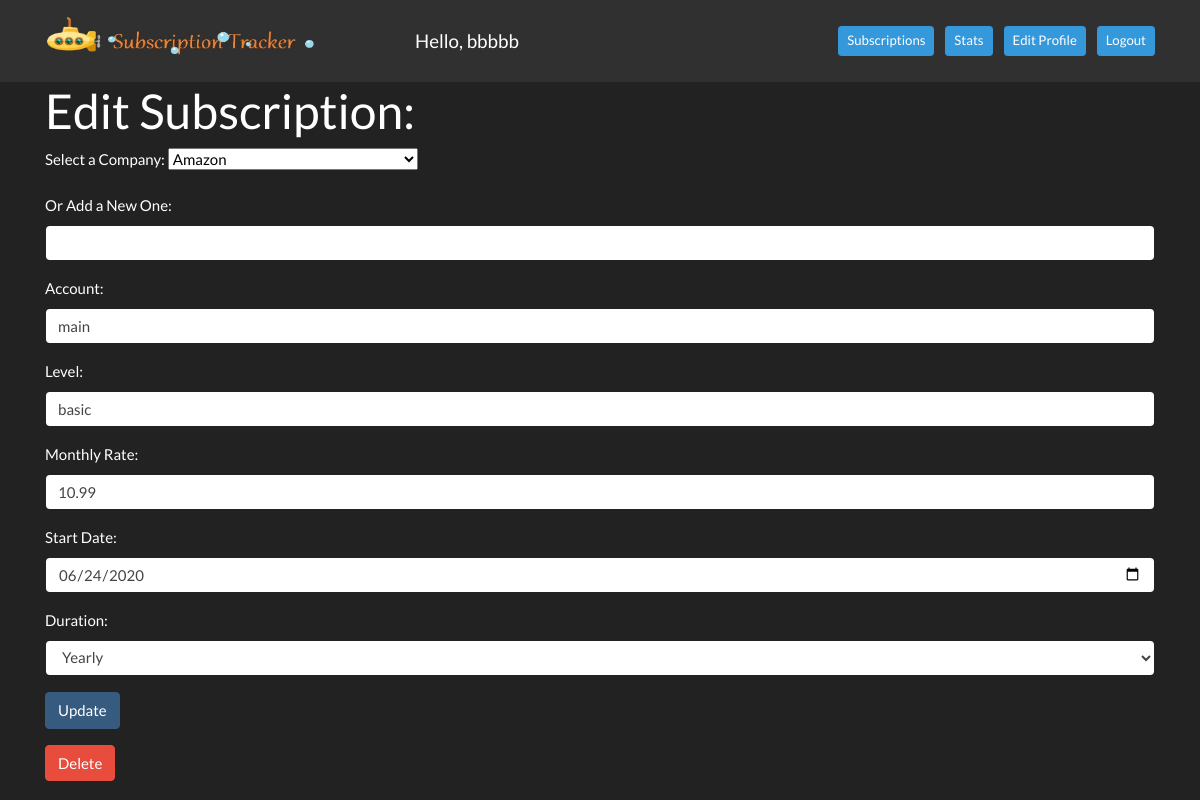
The page /edit_subscription/2 (signed in) on the database its author committed.
### group_app/models.py (models this page shows)
class User(models.Model):
    first_name = models.CharField(max_length=255)
    last_name = models.CharField(max_length=255)
    email = models.EmailField(max_length=255)
    password = models.CharField(max_length=255)
    updated_at = models.DateTimeField(auto_now=True)
    created_at = models.DateTimeField(auto_now_add = True)
    objects = UserManager()

class Subscription(models.Model): #company's / user's subscriptions
    user = models.ForeignKey(
        User,
        related_name = "subscriptions",
        on_delete = models.CASCADE
    )
    company = models.ForeignKey(
        Company,
        related_name = "company_subscriptions",
        on_delete = models.CASCADE
    )
    account = models.CharField(max_length = 255) #for different accounts from same company
    level = models.CharField(max_length = 255) # for premium, basic, first tier etc
    monthly_rate = models.DecimalField(decimal_places=2, max_digits=5)
    start_date = models.DateField()#can be selected from a clickable calender to deal with formatting
    renew_by_date = models.DateField(null=True, blank=True)
    duration = models.CharField(max_length = 255) #can select from dropdown? auto-renew, 12-month, etc
    updated_at = models.DateTimeField(auto_now=True)
    created_at = models.DateTimeField(auto_now_add = True)
    objects = SubscriptionManager()#use to validate subscription data

class Company(models.Model): #one-to-many with photos, subscriptions
    company_name = models.CharField(max_length=255)
    entered_by_admin = models.BooleanField(default=False)
    url = models.TextField(null=True, blank=True)#made text field in case urls are very long
    image_src = models.TextField(default="no_img_available.jpg", null=True, blank=True)#made text field in case img urls are very long
    image_alt = models.CharField(default="no image available",max_length=255, null=True, blank=True)
    updated_at = models.DateTimeField(auto_now=True)
    created_at = models.DateTimeField(auto_now_add = True)

### group_app/views.py (the view)
# urls.py: path('edit_subscription/<int:subscription_id>', views.edit_subscription),
def edit_subscription(request, subscription_id):
    if 'user_id' in request.session:
        logged_user = User.objects.get(id=request.session['user_id'])
        subscription_to_edit = Subscription.objects.get(id=subscription_id)
        if subscription_to_edit.user == logged_user:
            all_companies = Company.objects.filter(entered_by_admin=True)
            context = {
                'logged_user': logged_user,
                'subscription_to_edit': subscription_to_edit,
                'all_companies': all_companies,
            }
            return render(request, "editSubscription.html", context)
        return redirect("/subscriptions/sd/1")
    return redirect("/")

### group_app/templates/editSubscription.html (shortened to what this page needs)
<!DOCTYPE html>
<head>
    {% load static %}
    <link rel="stylesheet" href="{% static '' %}">
    <link rel="stylesheet" href="https://cdn.jsdelivr.net/npm/bootswatch@4.5.2/dist/darkly/bootstrap.min.css">
</head>
<body>
    <nav class="navbar navbar-expand-lg navbar-dark bg-dark">
        <div class="container">
            <img id="logo" src="{% static 'logo_dark_grey_bg.jpg' %}" alt="subscription tracker logo" style="width:270px;height:50px; padding-bottom: 10px; margin-right: 100px;">
            <a class="navbar-brand" href="#">Hello, {{ logged_user.first_name }}</a>
            <div class="collapse navbar-collapse" id="navbarText">
                <span class="navbar-text">
                        <a href="/subscriptions/sd/1" role="button"
                        class="btn btn-sm btn-info ml-2 text-white">Subscriptions</a>
                        <a href="/subscriptions/stats" role="button"
                        class="btn btn-sm btn-info ml-2 text-white">Stats</a>
                        <a href="/user_account" role="button"
                        class="btn btn-sm btn-info ml-2 text-white">Edit Profile</a>
                        </a> <a href="/logout" role="button"
                        class="btn btn-sm btn-info ml-2 text-white">Logout</a>
                </span>
            </div>
        </div>
    </nav>
    <div class="container">
            <h1>Edit Subscription:</h1>
        <form action="/process_edit_subscription/{{ subscription_to_edit.id }}" method="POST">
            {% if subscription_to_edit.company.entered_by_admin %}
                <div class="form-group">
                    <label for='company_id'>Select a Company:</label>
                    <select name="company_id">
                        <option value="{{ subscription_to_edit.company.id }}">{{ subscription_to_edit.company.company_name }}</option>
                    </select>
                </div>
                <div class="form-group">
                    <label for='company_name'>Or Add a New One:</label>
                    <input type="text" name="company_name" id='company_name' class='form-control'>
                </div>
            {% endif %}
            <div class="form-group">
                <label for='account'>Account:</label>
                <input type="text" name="account" id='account' class='form-control' value="{{ subscription_to_edit.account }}">
            </div>
            <div class="form-group">
                <label for='level'>Level:</label>
                <input type="text" name="level" id='level' class='form-control' value="{{ subscription_to_edit.level }}">
            </div>
            <div class="form-group">
                <label for='monthly_rate'>Monthly Rate:</label>
                <input type="text" name="monthly_rate" id='monthly_rate' class='form-control' value="{{ subscription_to_edit.monthly_rate }}">
            </div>
            <div class="form-group">
                <label for='start_date'>Start Date:</label>
                <input type="date" name="start_date" id='start_date' class='form-control' value="{{ subscription_to_edit.start_date|date:"Y-m-d"  }}">
            </div>
            <div class="form-group">
                <label for='duration'>Duration:</label>
                <select name="duration" id='duration' class='form-control'>
                    <option value="{{ subscription_to_edit.duration }}">{{ subscription_to_edit.duration }}</option>
                </select>
            </div>
            <div class="form-group">
                <button class='btn btn-primary' type="submit">Update</button>
            </div>
        </form>
        <form action="/delete_subscription" method="POST">
            <button type="submit" class="btn btn-danger">Delete</button>
        </form>
    </div>
</body>
</html>

### rows shown on the page
User: first_name "bbbbb"
Subscription: company_id "Amazon", account "main", level "basic", monthly_rate "10.99", start_date "06/24/2020", duration "Yearly"
